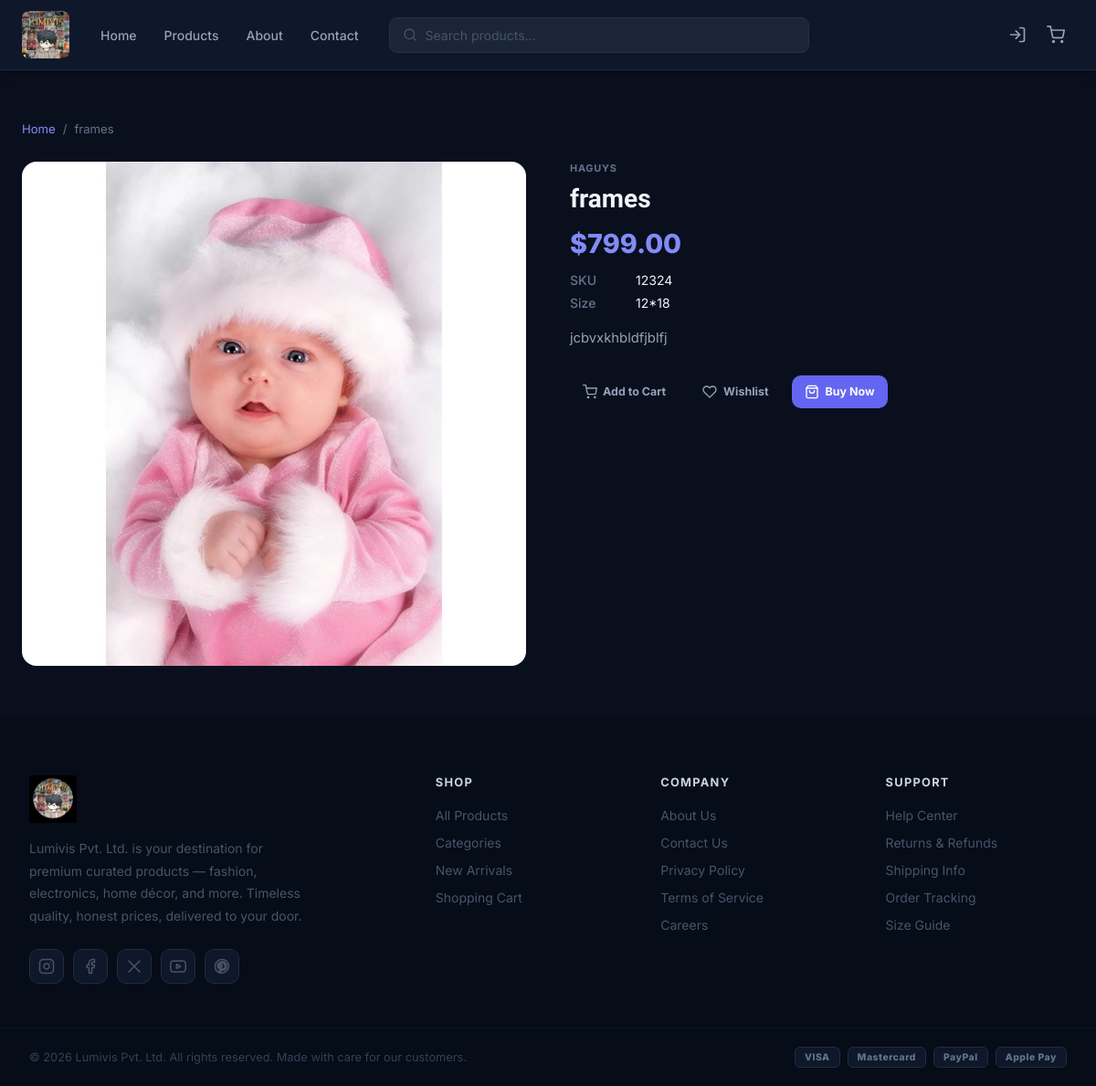
/product/1/, run on an earlier commit of the app's database.
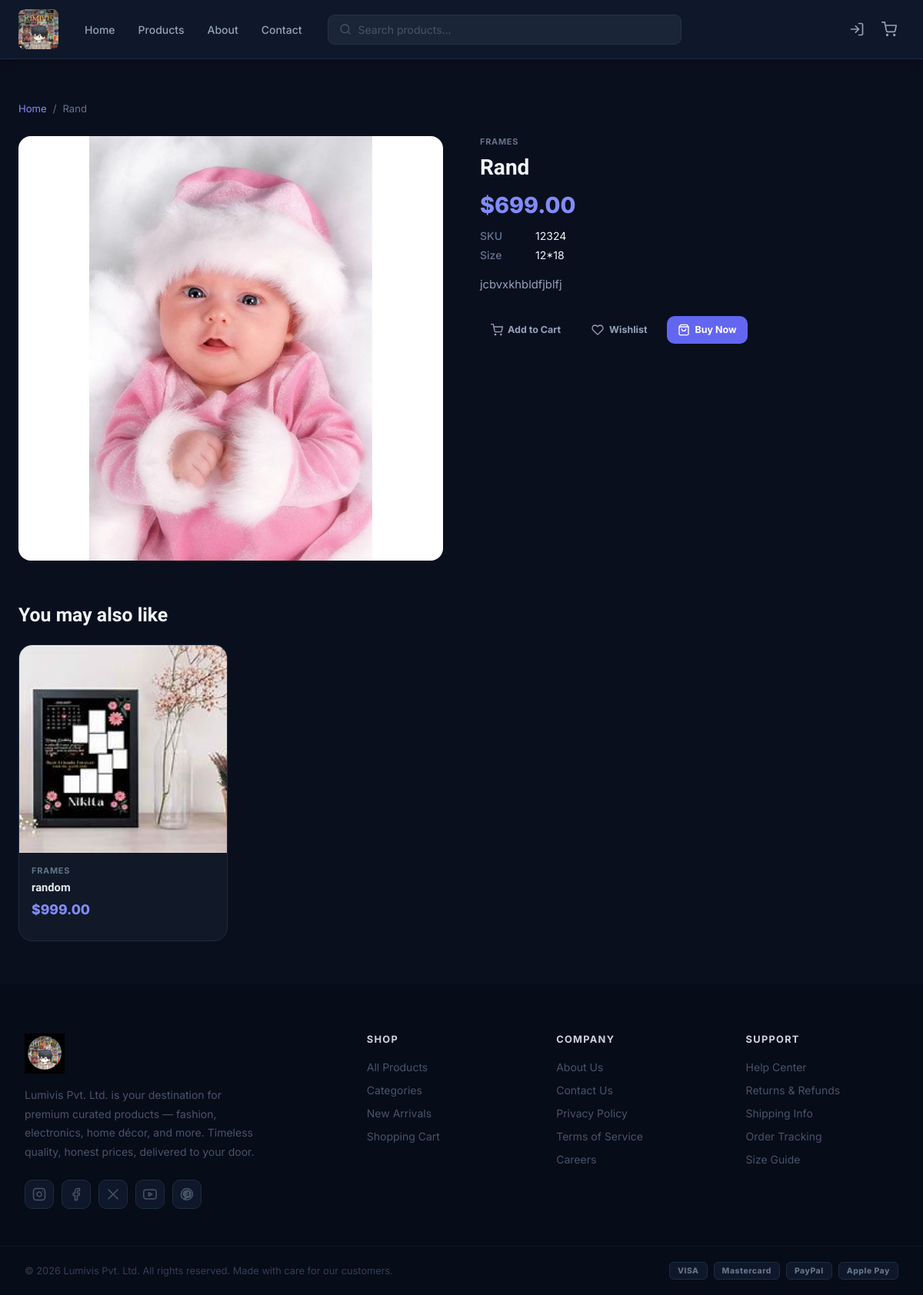
And on a later commit of the database.
### products/models.py (models this page shows, shortened)
class Product(models.Model):
    name = models.CharField(max_length=100)
    product_id = models.CharField(max_length=50, unique=True)
    product_type = models.CharField(max_length=50)
    product_size = models.CharField(max_length=50)
    thumbnail = models.ImageField(upload_to='products/thumb/', null=True, blank=True)
    description = models.TextField()
    price = models.DecimalField(max_digits=10, decimal_places=2)
    image = models.ImageField(upload_to='products/', null=True, blank=True)

### products/views.py (the view)
# urls.py: path('product/<int:pk>/', views.product_detail, name='product_detail'),
def product_detail(request, pk):
    product = get_object_or_404(Product, pk=pk)
    related = (
        Product.objects
        .filter(product_type=product.product_type)
        .exclude(pk=pk)[:4]
    )
    is_wishlisted = (
        request.user.is_authenticated and
        Wishlist.objects.filter(user=request.user, product=product).exists()
    )
    return render(request, 'products/product_detail.html', {
        'product':       product,
        'related':       related,
        'is_wishlisted': is_wishlisted,
    })

### products/context_processors.py (called while the page is built)
def cart(request):
    session_cart = request.session.get('cart', {})
    count = sum(session_cart.values())
    return {'cart_count': count}

### products/templates/products/product_detail.html (shortened to what this page needs)
{% extends 'products/base.html' %}
{% block content %}
<main class="main">
  <nav class="breadcrumb">
    <a href="{% url 'home' %}">Home</a>
    <span>/</span>
    <span>{{ product.name }}</span>
  </nav>
  <div class="detail-grid">
    <div class="detail-img-wrap">
      {% if product.image %}
        <img src="{{ product.image.url }}" alt="{{ product.name }}" />
      {% endif %}
    </div>
    <div class="detail-info">
      <p class="card-tag">{{ product.product_type }}</p>
      <h1 class="detail-title">{{ product.name }}</h1>
      <p class="detail-price">&#36;{{ product.price }}</p>
      <div class="detail-meta">
        <div class="meta-row"><span class="meta-label">SKU</span><span>{{ product.product_id }}</span></div>
        <div class="meta-row"><span class="meta-label">Size</span><span>{{ product.product_size }}</span></div>
      </div>
      <p class="detail-desc">{{ product.description }}</p>
      <div class="detail-actions">
        <form method="POST" action="{% url 'add_to_cart' product.pk %}">
          <button type="submit" class="btn btn-ghost btn-lg">
            <svg width="16" height="16" viewBox="0 0 24 24" fill="none" stroke="currentColor" stroke-width="2" stroke-linecap="round" stroke-linejoin="round">
              <circle cx="9" cy="21" r="1"/><circle cx="20" cy="21" r="1"/>
              <path d="M1 1h4l2.68 13.39a2 2 0 0 0 2 1.61h9.72a2 2 0 0 0 2-1.61L23 6H6"/>
            </svg>
            Add to Cart
          </button>
        </form>
        <form method="POST" action="{% url 'toggle_wishlist' product.pk %}">
          <button type="submit" class="btn btn-lg {% if is_wishlisted %}btn-dark{% else %}btn-ghost{% endif %}"
                  style="gap:7px;"
                  title="{% if is_wishlisted %}Remove from wishlist{% else %}Save to wishlist{% endif %}">
            <svg width="16" height="16" viewBox="0 0 24 24"
                 fill="{% if is_wishlisted %}currentColor{% else %}none{% endif %}"
                 stroke="currentColor" stroke-width="2" stroke-linecap="round" stroke-linejoin="round">
              <path d="M20.84 4.61a5.5 5.5 0 0 0-7.78 0L12 5.67l-1.06-1.06a5.5 5.5 0 0 0-7.78 7.78l1.06 1.06L12 21.23l7.78-7.78 1.06-1.06a5.5 5.5 0 0 0 0-7.78z"/>
            </svg>
            {% if is_wishlisted %}Wishlisted{% else %}Wishlist{% endif %}
          </button>
        </form>
        <form method="POST" action="{% url 'buy_now' product.pk %}">
          <button type="submit" class="btn btn-dark btn-lg">
            <svg width="16" height="16" viewBox="0 0 24 24" fill="none" stroke="currentColor" stroke-width="2" stroke-linecap="round" stroke-linejoin="round">
              <path d="M6 2L3 6v14a2 2 0 002 2h14a2 2 0 002-2V6l-3-4z"/><line x1="3" y1="6" x2="21" y2="6"/><path d="M16 10a4 4 0 01-8 0"/>
            </svg>
            Buy Now
          </button>
        </form>
      </div>
    </div>
  </div>
  {% if related %}
  <section style="margin-top:56px;">
    <h2 class="section-title" style="margin-bottom:24px;">You may also like</h2>
    <div class="products-grid">
      {% for p in related %}
      <article class="card">
        <a href="{% url 'product_detail' p.pk %}" class="card-img-link">
          <div class="card-img">
            {% if p.image %}
              <img src="{{ p.image.url }}" alt="{{ p.name }}" loading="lazy" />
            {% endif %}
          </div>
        </a>
        <div class="card-body">
          <p class="card-tag">{{ p.product_type }}</p>
          <h3 class="card-title"><a href="{% url 'product_detail' p.pk %}">{{ p.name }}</a></h3>
          <p class="card-price">&#36;{{ p.price }}</p>
        </div>
      </article>
      {% endfor %}
    </div>
  </section>
  {% endif %}
</main>
{% endblock %}

What changed in the data, as far as the page shows it:
changed Product "jcbvxkhbldfjblfj": name "frames" → "Rand"; product_type "HAGUYS" → "FRAMES"; price "799.00" → "699.00"
added Product: image (picture), product_type "FRAMES", name "random", price "999.00"
Also different on the page:
text now shown: "You may also like"
